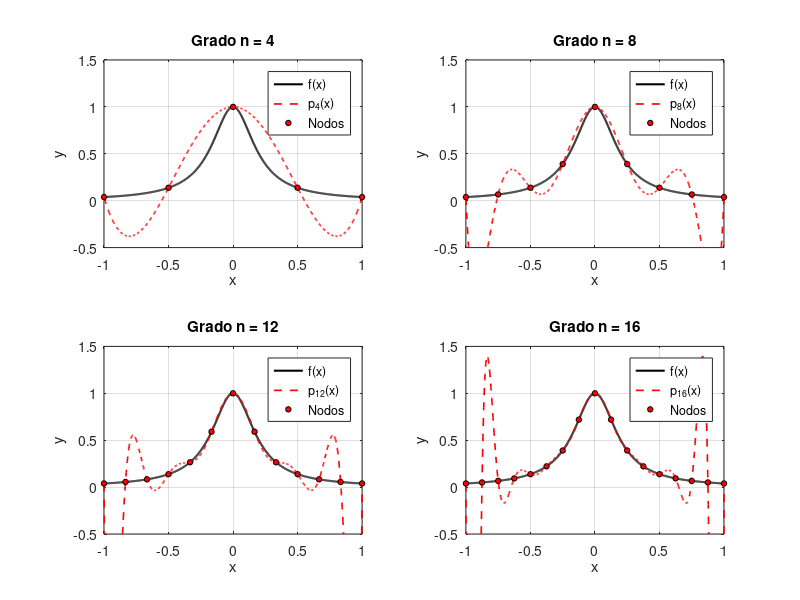

Write MATLAB code to recreate this figure.
function runge()
  % Función de Runge
  f = @(x) 1 ./ (1 + 25*x.^2);

  % Malla fina para graficar suavemente
  x_grid = linspace(-1, 1, 1000);
  y_real = f(x_grid);

  % Grados a evaluar
  grados = [4, 8, 12, 16];

  figure;
  for k = 1:length(grados)
      n = grados(k);

      % Nodos equiespaciados (n + 1 puntos)
      x_nodes = linspace(-1, 1, n + 1);
      y_nodes = f(x_nodes);

      % Polinomio interpolante
      p_coeff = polyfit(x_nodes, y_nodes, n);
      y_interp = polyval(p_coeff, x_grid);

      % Subplot para cada grado
      subplot(2, 2, k);
      plot(x_grid, y_real, 'k-', 'LineWidth', 1.5, 'DisplayName', 'f(x)');
      hold on;
      plot(x_grid, y_interp, 'r--', 'LineWidth', 1.2, 'DisplayName', sprintf('p_{%d}(x)', n));
      plot(x_nodes, y_nodes, 'ko', 'MarkerFaceColor', 'r', 'MarkerSize', 4, 'DisplayName', 'Nodos');

      title(sprintf('Grado n = %d', n));
      xlabel('x'); ylabel('y');
      ylim([-0.5, 1.5]);
      grid on;
      legend('location', 'northeast');
  end
end
